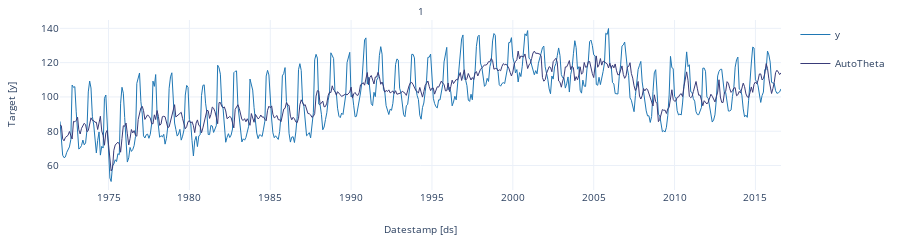

The cell this chart's notebook holds for it:
### Code cell
StatsForecast.plot(values)

### Figure 1 — Plotly figure (JSON) as saved in the notebook; plotly's stock layout.template omitted (floating-point values rounded to 4 significant figures; data arrays with more than 128 entries replaced by an {"elided": "..."} marker saying what was removed)
{"data": [{"legendgroup": "y", "line": {"color": "#1f77b4", "width": 1}, "mode": "lines", "name": "y", "showlegend": true, "type": "scatter", "x": {"elided": "536 str values"}, "xaxis": "x", "y": {"elided": "536 float values"}, "yaxis": "y"}, {"legendgroup": "AutoTheta", "line": {"color": "#393b79", "width": 1}, "mode": "lines", "name": "AutoTheta", "showlegend": true, "type": "scatter", "x": {"elided": "536 str values"}, "xaxis": "x", "y": {"elided": "536 float values"}, "yaxis": "y"}], "layout": {"annotations": [{"font": {"size": 10}, "showarrow": false, "text": "1", "x": 0.5, "xanchor": "center", "xref": "paper", "y": 1, "yanchor": "bottom", "yref": "paper"}, {"font": {"size": 10}, "showarrow": false, "text": "Datestamp [ds]", "x": 0.5, "xanchor": "center", "xref": "paper", "y": 0, "yanchor": "top", "yref": "paper", "yshift": -30}, {"font": {"size": 10}, "showarrow": false, "text": "Target [y]", "textangle": -90, "x": 0, "xanchor": "right", "xref": "paper", "xshift": -40, "y": 0.5, "yanchor": "middle", "yref": "paper"}], "autosize": true, "font": {"size": 10}, "height": 150, "margin": {"b": 50, "l": 60, "r": 10, "t": 20}, "xaxis": {"anchor": "y", "domain": [0, 1], "showticklabels": true, "visible": true}, "yaxis": {"anchor": "x", "domain": [0, 1]}}}
